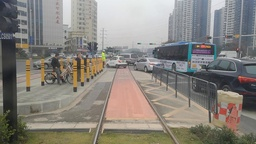
#> input picture 1229def/2.jpg, 256 x 144 px, shrunk from 960 x 540 before the run
$ python create.py   (older library calls are emulated)
#> lines starting #> are read from the running program, lines starting #| are printed output that depends on the picture

from PIL import Image, ImageFilter
import cv2 as cv
import numpy as np

def ext(pv):
    if pv > 255:
        return 255
    if pv < 0:
        return 0
    else:
        return pv

def gauss_noise(image):
    h, w, ch = image.shape
    for row in range(h):
        for col in range(w):

        	# numpy.random.normal(loc, scale, size)生成高斯分布的概率密度随机数
        	# loc：float代表生成的高斯分布的随机数的均值
        	# scale：float 代表这个分布的方差
        	# size：int or tuple of ints 输出的shape，默认为None，只输出一个值
        	# 当指定整数时，输出整数个值，也可以输出（a, b）→ a 行 b 列
            s = np.random.normal(0, 10, 3)
            # 去除每一个像素的三个通道值
            b = image[row, col, 0]
            g = image[row, col, 1]
            r = image[row, col, 2]
            # 在每一个像素的三个通道值上加上高斯噪声
            image[row, col, 0] = ext(b + s[0])
            image[row, col, 1] = ext(g + s[1])
            image[row, col, 2] = ext(r + s[2])
    return image

image_list = [
    '2.jpg'
]
image_list2 = [
    '2.jpg'
]

for i in range(len(image_list)):
    f = image_list[i]
    img = Image.open(f)
#> img is the input picture: PIL image 256x144 RGB; mean R, G, B 135, 131, 124.5
    scale = 0.5
    width = int(img.size[0]*scale)
#> width = 128
    height = int(img.size[1]*scale)
#> height = 72
    img_r = img.resize((width, height), Image.ANTIALIAS)
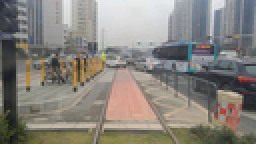
#> img_r: PIL image 128x72 RGB (shown 2 times larger); mean R, G, B 135, 131, 124.5
    img_r.save(f + '.resize.png')
    img_e = img.filter(ImageFilter.EDGE_ENHANCE)
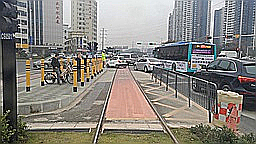
#> img_e: PIL image 256x144 RGB; mean R, G, B 135.2, 131.5, 125.2
    img_e.save(f + '.edge_enhance.png')
    img = cv.imread('D:\\github\\colab_data\\1229def\\'+ image_list2[i])
#> img: shape (144, 256, 3)
    img_n = gauss_noise(img)
#> after the loop in gauss_noise, `for row in range(h):`:
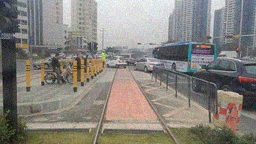
#> image: shape (144, 256, 3); mean B, G, R 124, 130.6, 134.5
    cv.imwrite(f + '.noise.png', img_n)

$ run again, with 1229def/raw1.jpg copied over 1229def/2.jpg
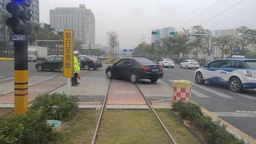
#> input picture 1229def/raw1.jpg, 256 x 144 px, shrunk from 960 x 540 before the run
#> img is the input picture: PIL image 256x144 RGB; mean R, G, B 132.2, 129.6, 121.7
#> `img_e = img.filter(ImageFilter.EDGE_ENHANCE)`:
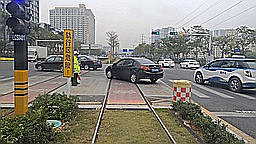
#> img_e: PIL image 256x144 RGB; mean R, G, B 132.8, 130.2, 122.5
#> img: shape (144, 256, 3)
#> after the loop in gauss_noise, `for row in range(h):`:
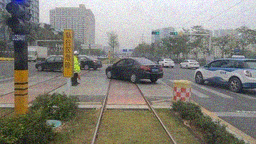
#> image: shape (144, 256, 3); mean B, G, R 121.2, 129.2, 131.7

$ run again, with 1229def/raw2.jpg copied over 1229def/2.jpg
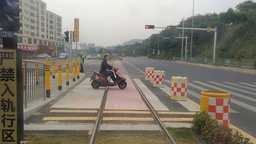
#> input picture 1229def/raw2.jpg, 256 x 144 px, shrunk from 960 x 540 before the run
#> img is the input picture: PIL image 256x144 RGB; mean R, G, B 129.7, 124.2, 112.7
#> `img_e = img.filter(ImageFilter.EDGE_ENHANCE)`:
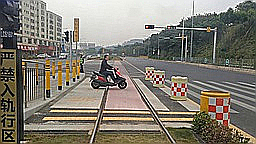
#> img_e: PIL image 256x144 RGB; mean R, G, B 129.9, 125.1, 114.5
#> img: shape (144, 256, 3)
#> after the loop in gauss_noise, `for row in range(h):`:
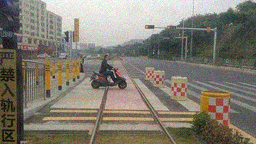
#> image: shape (144, 256, 3); mean B, G, R 112.2, 123.8, 129.2

$ run again, with 1229def/cw_2_dog_patch_raw.png saved as 1229def/2.jpg
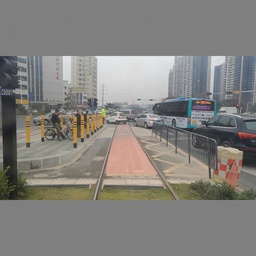
#> input picture 1229def/cw_2_dog_patch_raw.png, 256 x 256 px, shrunk from 960 x 960 before the run
#> img is the input picture: PIL image 256x256 RGB; mean R, G, B 131.4, 129.1, 125.5
#> `img_e = img.filter(ImageFilter.EDGE_ENHANCE)`:
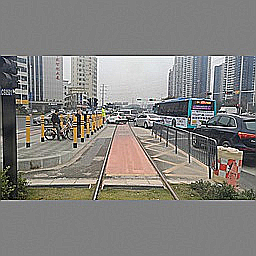
#> img_e: PIL image 256x256 RGB; mean R, G, B 131.5, 129.4, 125.9
#> img: shape (256, 256, 3)
#> after the loop in gauss_noise, `for row in range(h):`:
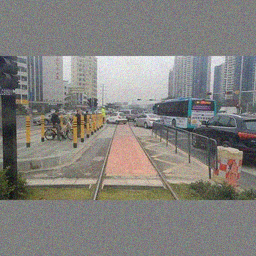
#> image: shape (256, 256, 3); mean B, G, R 125, 128.7, 130.9
